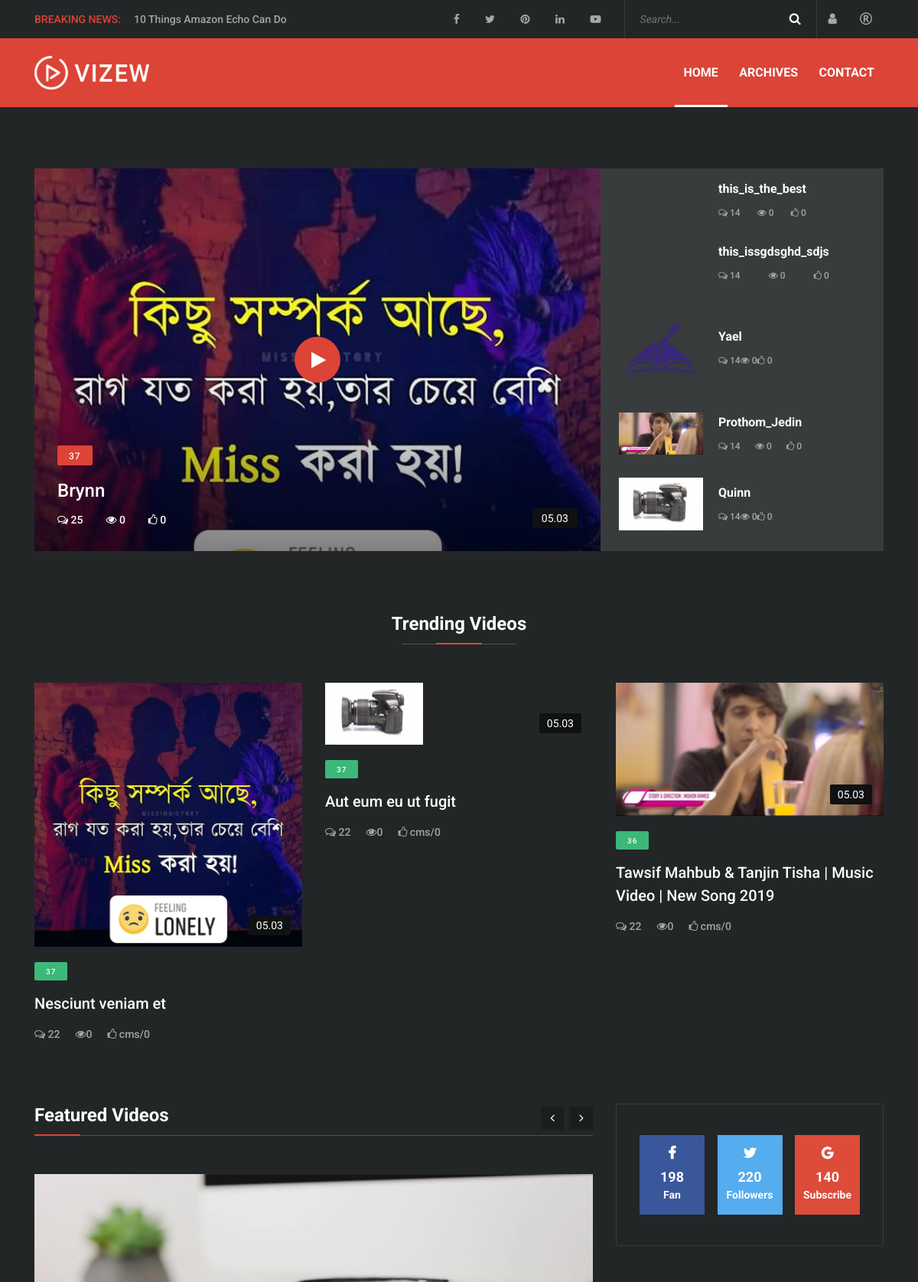
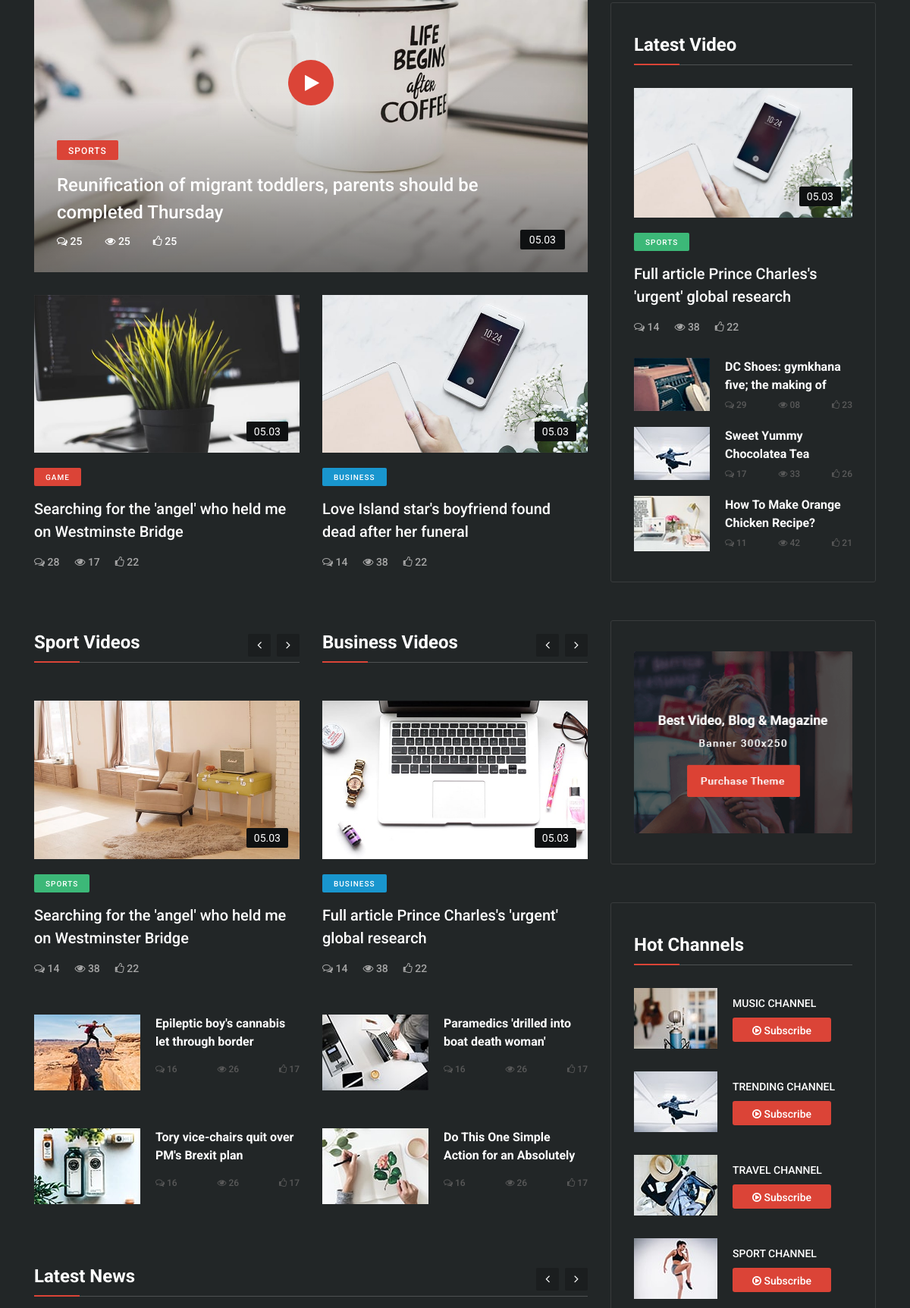
The page / (upper part) on the database its author committed (2 pictures, top to bottom).
### tables this page shows
CREATE TABLE `contents` (
  `id` int(11) NOT NULL,
  `title` varchar(255) NOT NULL,
  `short_desc` varchar(500) NOT NULL,
  `long_desc` text NOT NULL,
  `cat_id` int(11) NOT NULL,
  `user_id` int(11) NOT NULL,
  `view` int(11) NOT NULL,
  `like_count` int(11) NOT NULL,
  `postal_img` varchar(500) NOT NULL,
  `tags` varchar(255) NOT NULL,
  `create_at` timestamp NOT NULL DEFAULT CURRENT_TIMESTAMP ON UPDATE CURRENT_TIMESTAMP
);

### index.php (the view, shortened to what the rows shown need)
<?php include 'cms/lib/Database.php' ?>
<?php include 'cms/lib/Main.php' ?>
<?php $con = new Main(); ?>
<?php include "inc/top_header.php" ?>
<body>
<section class="hero--area section-padding-80">
    <div class="container">
        <div class="row no-gutters">
            <div class="col-12 col-md-7 col-lg-8">
                <div class="tab-content">
                    <?php $results = $con->getLimitData("contents", 1);
                    foreach ($results as $result) {
                        ?>
                        <div class="tab-pane fade show active" id="post-1" role="tabpanel" aria-labelledby="post-1-tab">
                            <div class="single-feature-post video-post bg-img"
                                 style="background-image: url(cms/<?php echo $result['postal_img'] ?>);">
                                <a href="video_post.php?id=<?php echo $result['id'] ?>" class="btn play-btn"><i
                                            class="fa fa-play" aria-hidden="true"></i></a>
                                <div class="post-content">
                                    <a href="catBycontent.php?cat_id=<?php echo $result['postal_img'] ?>"
                                       class="post-cata"><?php echo $result['cat_id'] ?></a>
                                    <a href="single_post.php" class="post-title"><?php echo $result['title'] ?></a>
                                    <div class="post-meta d-flex">
                                        <a href="#"><i class="fa fa-comments-o" aria-hidden="true"></i> 25</a>
                                        <a href="#"><i class="fa fa-eye"
                                                       aria-hidden="true"></i> <?php echo $result['like_count'] ?></a>
                                        <a href="#"><i class="fa fa-thumbs-o-up"
                                                       aria-hidden="true"></i> <?php echo $result['view'] ?></a>
                                    </div>
                                </div>
                                <span class="video-duration">05.03</span>
                            </div>
                        </div>
                    <?php } ?>
                </div>
            </div>
            <div class="col-12 col-md-5 col-lg-4">
                <ul class="nav vizew-nav-tab" role="tablist">
                    <?php
                    $results = $con->getData('contents');
                    foreach ($results as $result) {
                        ?>
                        <li class="nav-item">
                            <a class="nav-link" href="video_post.php?id=<?php echo $result['id']; ?>" role="tab"
                               aria-controls="post-5" aria-selected="false">
                                <div class="single-blog-post style-2 d-flex align-items-center">
                                    <div class="post-thumbnail">
                                        <img src="cms/<?php echo $result['postal_img']; ?>" alt="">
                                    </div>
                                    <div class="post-content">
                                        <h6 class="post-title"><?php echo $result['title']; ?></h6>
                                        <div class="post-meta d-flex justify-content-between">
                                            <span><i class="fa fa-comments-o" aria-hidden="true"></i> 14</span>
                                            <span><i class="fa fa-eye"
                                                     aria-hidden="true"></i> <?php echo $result['view']; ?></span>
                                            <span><i class="fa fa-thumbs-o-up"
                                                     aria-hidden="true"></i> <?php echo $result['like_count']; ?></span>
                                        </div>
                                    </div>
                                </div>
                            </a>
                        </li>
                    <?php } ?>
                </ul>
            </div>
        </div>
    </div>
</section>
<section class="trending-posts-area">
    <div class="container">
        <div class="row">
            <?php $results = $con->getLimitData("contents", 3);
            foreach ($results as $result) {
                ?>
                <div class="col-12 col-md-4">
                    <div class="single-post-area mb-80">
                        <div class="post-thumbnail">
                            <img src="cms/<?php echo $result['postal_img']; ?>" alt="cms/<?php echo $result['title']; ?>">
                            <span class="video-duration">05.03</span>
                        </div>
                        <div class="post-content">
                            <a href="#" class="post-cata cata-sm cata-success"><?php echo $result['cat_id']; ?></a>
                            <a href="single_post.php" class="post-title"><?php echo $result['short_desc']; ?></a>
                            <div class="post-meta d-flex">
                                <a href="#"><i class="fa fa-comments-o" aria-hidden="true"></i> 22</a>
                                <a href="#"><i class="fa fa-eye" aria-hidden="true"></i><?php echo $result['view']; ?></a>
                                <a href="#"><i class="fa fa-thumbs-o-up" aria-hidden="true"></i> cms/<?php echo $result['like_count']; ?></a>
                            </div>
                        </div>
                    </div>
                </div>
            <?php } ?>
        </div>
    </div>
</section>
</body>
</html>

### rows shown on the page
contents: postal_img (picture), cat "37", title "Brynn", like_count "0", view "0", short_desc "Nesciunt veniam et"
contents: title "this_is_the_best", view "0", like_count "0"
contents: title "this_issgdsghd_sdjs", view "0", like_count "0"
contents: postal_img (picture), title "Yael", view "0", like_count "0"
contents: postal_img (picture), title "Prothom_Jedin", view "0", like_count "0", cat "36", short_desc "Tawsif Mahbub & Tanjin Tisha | Music Video | New Song 2019"
contents: postal_img (picture), title "Quinn", view "0", like_count "0", cat "37", short_desc "Aut eum eu ut fugit"
